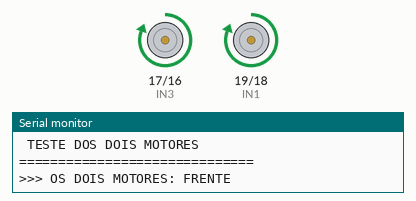
Recording of a sketch running on a simulated Arduino Uno, built with avr-gcc and run on an emulated ATmega328P. Shown: motor-driver pin pairs drawn as motors (green arrow = first pin HIGH = forward, orange = second pin HIGH = backward, longer = more drive), the last lines printed to the serial monitor.

Above: at 1.5 s.
At 6.5 s:
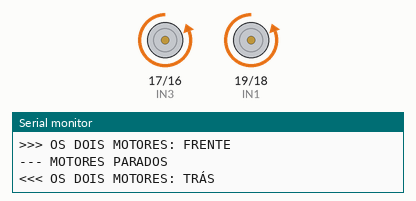
At 9.0 s:
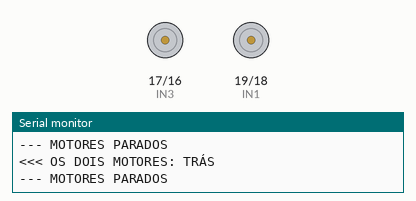
Timing chart, 0 to 13.0 s (numbered marks = the images above):
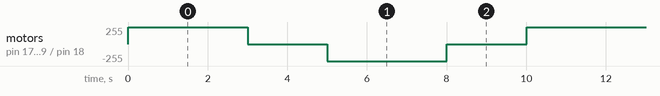

The sketch:

codteste.ino
```cpp
// Motor esquerdo
#define IN1 19
#define IN2 18

// Motor direito
#define IN3 17
#define IN4 16

// Tempos
const int TEMPO_FRENTE = 3000;  // 3 segundos
const int TEMPO_PARADO = 2000;  // 2 segundos
const int TEMPO_TRAS   = 3000;  // 3 segundos


// =====================================================
// MOTORES PARA FRENTE
// =====================================================

void motoresFrente() {

  Serial.println(">>> OS DOIS MOTORES: FRENTE");

  digitalWrite(IN1, HIGH);
  digitalWrite(IN2, LOW);

  digitalWrite(IN3, HIGH);
  digitalWrite(IN4, LOW);
}


// =====================================================
// MOTORES PARA TRÁS
// =====================================================

void motoresTras() {

  Serial.println("<<< OS DOIS MOTORES: TRÁS");

  digitalWrite(IN1, LOW);
  digitalWrite(IN2, HIGH);

  digitalWrite(IN3, LOW);
  digitalWrite(IN4, HIGH);
}


// =====================================================
// PARAR MOTORES
// =====================================================

void motoresParados() {

  Serial.println("--- MOTORES PARADOS");

  digitalWrite(IN1, LOW);
  digitalWrite(IN2, LOW);

  digitalWrite(IN3, LOW);
  digitalWrite(IN4, LOW);
}


// =====================================================
// SETUP
// =====================================================

void setup() {

  Serial.begin(115200);

  pinMode(IN1, OUTPUT);
  pinMode(IN2, OUTPUT);

  pinMode(IN3, OUTPUT);
  pinMode(IN4, OUTPUT);

  // Começa parado
  motoresParados();

  Serial.println();
  Serial.println("==============================");
  Serial.println(" TESTE DOS DOIS MOTORES");
  Serial.println("==============================");
}


// =====================================================
// LOOP
// =====================================================

void loop() {

  // -----------------------------------------
  // FRENTE
  // -----------------------------------------

  motoresFrente();

  delay(TEMPO_FRENTE);


  // -----------------------------------------
  // PARADO
  // -----------------------------------------

  motoresParados();

  delay(TEMPO_PARADO);


  // -----------------------------------------
  // TRÁS
  // -----------------------------------------

  motoresTras();

  delay(TEMPO_TRAS);


  // -----------------------------------------
  // PARADO
  // -----------------------------------------

  motoresParados();

  delay(TEMPO_PARADO);
}
```

Measured:
- by itself, motor on pin 17 (IN3) / pin 16 (IN4), motor on pin 19 (IN1) / pin 18 (IN2): repeats every 10.0 s: stopped 2.0 s, backward 255/255 3.0 s, stopped 2.0 s, forward 255/255 3.0 s
